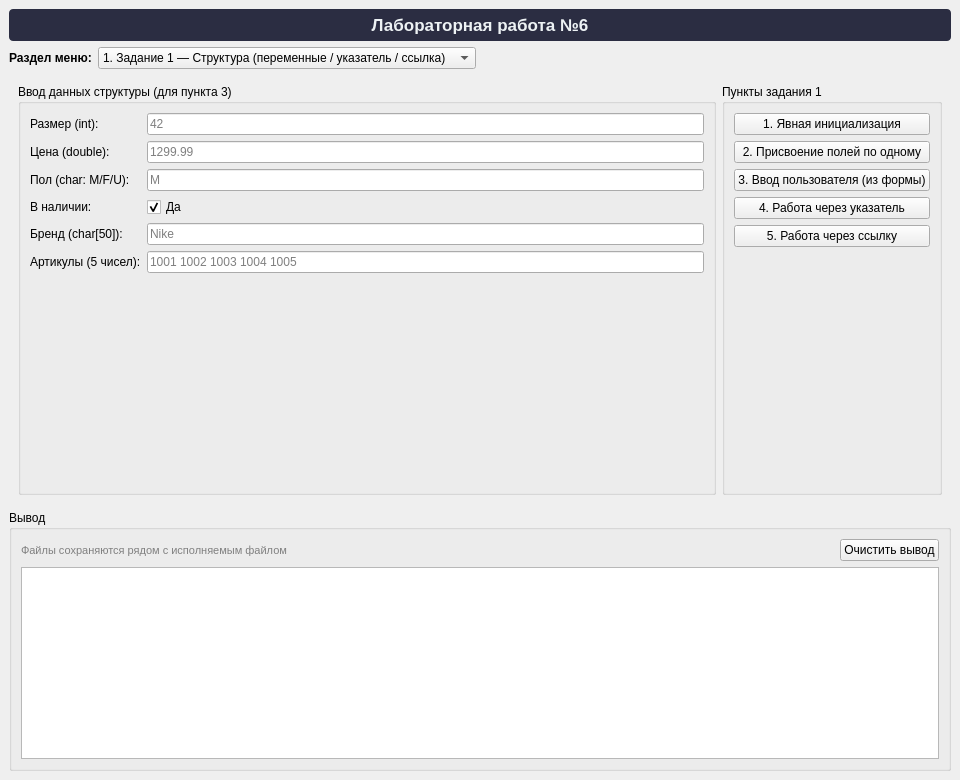
<?xml version="1.0" encoding="UTF-8"?>
<ui version="4.0">
 <class>MainWindow</class>
 <widget class="QMainWindow" name="MainWindow">
  <property name="geometry">
   <rect>
    <x>0</x>
    <y>0</y>
    <width>960</width>
    <height>780</height>
   </rect>
  </property>
  <property name="windowTitle">
   <string>Лабораторная №6 — Вариант 20 — Одежда</string>
  </property>
  <widget class="QWidget" name="centralwidget">
   <layout class="QVBoxLayout" name="rootLayout" stretch="0,0,1,0">
    <item>
     <widget class="QLabel" name="titleLabel">
      <property name="font">
       <font>
        <pointsize>13</pointsize>
        <bold>true</bold>
       </font>
      </property>
      <property name="styleSheet">
       <string>padding: 6px; background: #2b2d42; color: #edf2f4; border-radius: 4px;</string>
      </property>
      <property name="text">
       <string>Лабораторная работа №6</string>
      </property>
      <property name="alignment">
       <set>Qt::AlignmentFlag::AlignCenter</set>
      </property>
     </widget>
    </item>
    <item>
     <layout class="QHBoxLayout" name="navLayout">
      <item>
       <widget class="QLabel" name="menuLabel">
        <property name="font">
         <font>
          <bold>true</bold>
         </font>
        </property>
        <property name="text">
         <string>Раздел меню:</string>
        </property>
       </widget>
      </item>
      <item>
       <widget class="QComboBox" name="menuCombo">
        <item>
         <property name="text">
          <string>1. Задание 1 — Структура (переменные / указатель / ссылка)</string>
         </property>
        </item>
        <item>
         <property name="text">
          <string>2.1 — Текстовый файл (посимвольно)</string>
         </property>
        </item>
        <item>
         <property name="text">
          <string>2.2 — Массив в файл (потоково)</string>
         </property>
        </item>
        <item>
         <property name="text">
          <string>2.3 — Структура в текстовый файл</string>
         </property>
        </item>
        <item>
         <property name="text">
          <string>2.4 — Структура в бинарный файл</string>
         </property>
        </item>
        <item>
         <property name="text">
          <string>2.5 — Строки в текстовый файл (построчно)</string>
         </property>
        </item>
       </widget>
      </item>
      <item>
       <spacer>
        <property name="orientation">
         <enum>Qt::Orientation::Horizontal</enum>
        </property>
        <property name="sizeHint" stdset="0">
         <size>
          <width>0</width>
          <height>0</height>
         </size>
        </property>
       </spacer>
      </item>
     </layout>
    </item>
    <item>
     <widget class="QStackedWidget" name="stackedWidget">
      <widget class="QWidget" name="pageTask1">
       <layout class="QVBoxLayout">
        <item>
         <layout class="QHBoxLayout">
          <item>
           <widget class="QGroupBox" name="groupInput1">
            <property name="title">
             <string>Ввод данных структуры (для пункта 3)</string>
            </property>
            <layout class="QFormLayout">
             <item row="0" column="0">
              <widget class="QLabel" name="label">
               <property name="text">
                <string>Размер (int):</string>
               </property>
              </widget>
             </item>
             <item row="0" column="1">
              <widget class="QLineEdit" name="t1_size">
               <property name="placeholderText">
                <string>42</string>
               </property>
              </widget>
             </item>
             <item row="1" column="0">
              <widget class="QLabel" name="label">
               <property name="text">
                <string>Цена (double):</string>
               </property>
              </widget>
             </item>
             <item row="1" column="1">
              <widget class="QLineEdit" name="t1_price">
               <property name="placeholderText">
                <string>1299.99</string>
               </property>
              </widget>
             </item>
             <item row="2" column="0">
              <widget class="QLabel" name="label">
               <property name="text">
                <string>Пол (char: M/F/U):</string>
               </property>
              </widget>
             </item>
             <item row="2" column="1">
              <widget class="QLineEdit" name="t1_gender">
               <property name="maxLength">
                <number>1</number>
               </property>
               <property name="placeholderText">
                <string>M</string>
               </property>
              </widget>
             </item>
             <item row="3" column="0">
              <widget class="QLabel" name="label">
               <property name="text">
                <string>В наличии:</string>
               </property>
              </widget>
             </item>
             <item row="3" column="1">
              <widget class="QCheckBox" name="t1_stock">
               <property name="text">
                <string>Да</string>
               </property>
               <property name="checked">
                <bool>true</bool>
               </property>
              </widget>
             </item>
             <item row="4" column="0">
              <widget class="QLabel" name="label">
               <property name="text">
                <string>Бренд (char[50]):</string>
               </property>
              </widget>
             </item>
             <item row="4" column="1">
              <widget class="QLineEdit" name="t1_brand">
               <property name="maxLength">
                <number>49</number>
               </property>
               <property name="placeholderText">
                <string>Nike</string>
               </property>
              </widget>
             </item>
             <item row="5" column="0">
              <widget class="QLabel" name="label">
               <property name="text">
                <string>Артикулы (5 чисел):</string>
               </property>
              </widget>
             </item>
             <item row="5" column="1">
              <widget class="QLineEdit" name="t1_articles">
               <property name="placeholderText">
                <string>1001 1002 1003 1004 1005</string>
               </property>
              </widget>
             </item>
            </layout>
           </widget>
          </item>
          <item>
           <widget class="QGroupBox" name="groupButtons1">
            <property name="title">
             <string>Пункты задания 1</string>
            </property>
            <layout class="QVBoxLayout">
             <item>
              <widget class="QPushButton" name="btnT1_1">
               <property name="text">
                <string>1. Явная инициализация</string>
               </property>
              </widget>
             </item>
             <item>
              <widget class="QPushButton" name="btnT1_2">
               <property name="text">
                <string>2. Присвоение полей по одному</string>
               </property>
              </widget>
             </item>
             <item>
              <widget class="QPushButton" name="btnT1_3">
               <property name="text">
                <string>3. Ввод пользователя (из формы)</string>
               </property>
              </widget>
             </item>
             <item>
              <widget class="QPushButton" name="btnT1_4">
               <property name="text">
                <string>4. Работа через указатель</string>
               </property>
              </widget>
             </item>
             <item>
              <widget class="QPushButton" name="btnT1_5">
               <property name="text">
                <string>5. Работа через ссылку</string>
               </property>
              </widget>
             </item>
             <item>
              <spacer>
               <property name="orientation">
                <enum>Qt::Orientation::Vertical</enum>
               </property>
               <property name="sizeHint" stdset="0">
                <size>
                 <width>0</width>
                 <height>0</height>
                </size>
               </property>
              </spacer>
             </item>
            </layout>
           </widget>
          </item>
         </layout>
        </item>
       </layout>
      </widget>
      <widget class="QWidget" name="pageTask21">
       <layout class="QVBoxLayout">
        <item>
         <widget class="QGroupBox" name="group21">
          <property name="title">
           <string>2.1 — Посимвольная запись/чтение текстового файла (ФамилияЛаб20.txt)</string>
          </property>
          <layout class="QVBoxLayout">
           <item>
            <widget class="QLabel" name="label">
             <property name="text">
              <string>Введите абзац текста:</string>
             </property>
            </widget>
           </item>
           <item>
            <widget class="QTextEdit" name="t21_input">
             <property name="placeholderText">
              <string>Введите текст здесь...</string>
             </property>
            </widget>
           </item>
           <item>
            <layout class="QHBoxLayout">
             <item>
              <widget class="QPushButton" name="btnT21_save">
               <property name="text">
                <string>Записать посимвольно в файл</string>
               </property>
              </widget>
             </item>
             <item>
              <widget class="QPushButton" name="btnT21_load">
               <property name="text">
                <string>Считать посимвольно из файла</string>
               </property>
              </widget>
             </item>
            </layout>
           </item>
          </layout>
         </widget>
        </item>
       </layout>
      </widget>
      <widget class="QWidget" name="pageTask22">
       <layout class="QVBoxLayout">
        <item>
         <widget class="QGroupBox" name="group22">
          <property name="title">
           <string>2.2 — Массив int в файл потоково, разделитель ' (ФамилияЛаб20_0.txt)</string>
          </property>
          <layout class="QVBoxLayout">
           <item>
            <widget class="QLabel" name="label">
             <property name="text">
              <string>Элементы массива (через пробел):</string>
             </property>
            </widget>
           </item>
           <item>
            <widget class="QLineEdit" name="t22_input">
             <property name="placeholderText">
              <string>10 20 30 40 50</string>
             </property>
            </widget>
           </item>
           <item>
            <layout class="QHBoxLayout">
             <item>
              <widget class="QPushButton" name="btnT22_save">
               <property name="text">
                <string>Записать массив в файл (&lt;&lt;)</string>
               </property>
              </widget>
             </item>
             <item>
              <widget class="QPushButton" name="btnT22_load">
               <property name="text">
                <string>Считать массив из файла (&gt;&gt;)</string>
               </property>
              </widget>
             </item>
            </layout>
           </item>
          </layout>
         </widget>
        </item>
       </layout>
      </widget>
      <widget class="QWidget" name="pageTask23">
       <layout class="QVBoxLayout">
        <item>
         <widget class="QGroupBox" name="group23">
          <property name="title">
           <string>2.3 — Структура в текстовый файл (дозапись, ФамилияЛаб20_1.txt)</string>
          </property>
          <layout class="QVBoxLayout">
           <item>
            <layout class="QFormLayout">
             <item row="0" column="0">
              <widget class="QLabel" name="label">
               <property name="text">
                <string>Размер:</string>
               </property>
              </widget>
             </item>
             <item row="0" column="1">
              <widget class="QLineEdit" name="t23_size">
               <property name="placeholderText">
                <string>42</string>
               </property>
              </widget>
             </item>
             <item row="1" column="0">
              <widget class="QLabel" name="label">
               <property name="text">
                <string>Цена:</string>
               </property>
              </widget>
             </item>
             <item row="1" column="1">
              <widget class="QLineEdit" name="t23_price">
               <property name="placeholderText">
                <string>999.99</string>
               </property>
              </widget>
             </item>
             <item row="2" column="0">
              <widget class="QLabel" name="label">
               <property name="text">
                <string>Пол (M/F/U):</string>
               </property>
              </widget>
             </item>
             <item row="2" column="1">
              <widget class="QLineEdit" name="t23_gender">
               <property name="maxLength">
                <number>1</number>
               </property>
               <property name="placeholderText">
                <string>M</string>
               </property>
              </widget>
             </item>
             <item row="3" column="0">
              <widget class="QLabel" name="label">
               <property name="text">
                <string>В наличии:</string>
               </property>
              </widget>
             </item>
             <item row="3" column="1">
              <widget class="QCheckBox" name="t23_stock">
               <property name="text">
                <string>Да</string>
               </property>
               <property name="checked">
                <bool>true</bool>
               </property>
              </widget>
             </item>
             <item row="4" column="0">
              <widget class="QLabel" name="label">
               <property name="text">
                <string>Бренд:</string>
               </property>
              </widget>
             </item>
             <item row="4" column="1">
              <widget class="QLineEdit" name="t23_brand">
               <property name="maxLength">
                <number>49</number>
               </property>
               <property name="placeholderText">
                <string>Nike</string>
               </property>
              </widget>
             </item>
             <item row="5" column="0">
              <widget class="QLabel" name="label">
               <property name="text">
                <string>Артикулы (5 чисел):</string>
               </property>
              </widget>
             </item>
             <item row="5" column="1">
              <widget class="QLineEdit" name="t23_articles">
               <property name="placeholderText">
                <string>1 2 3 4 5</string>
               </property>
              </widget>
             </item>
            </layout>
           </item>
           <item>
            <layout class="QHBoxLayout">
             <item>
              <widget class="QPushButton" name="btnT23_save">
               <property name="text">
                <string>Дозаписать структуру в текстовый файл</string>
               </property>
              </widget>
             </item>
             <item>
              <widget class="QPushButton" name="btnT23_load">
               <property name="text">
                <string>Считать все структуры из файла</string>
               </property>
              </widget>
             </item>
            </layout>
           </item>
          </layout>
         </widget>
        </item>
       </layout>
      </widget>
      <widget class="QWidget" name="pageTask24">
       <layout class="QVBoxLayout">
        <item>
         <widget class="QGroupBox" name="group24">
          <property name="title">
           <string>2.4 — Структура в бинарный файл (дозапись, ФамилияЛаб20_2.bin)</string>
          </property>
          <layout class="QVBoxLayout">
           <item>
            <layout class="QFormLayout">
             <item row="0" column="0">
              <widget class="QLabel" name="label">
               <property name="text">
                <string>Размер:</string>
               </property>
              </widget>
             </item>
             <item row="0" column="1">
              <widget class="QLineEdit" name="t24_size">
               <property name="placeholderText">
                <string>42</string>
               </property>
              </widget>
             </item>
             <item row="1" column="0">
              <widget class="QLabel" name="label">
               <property name="text">
                <string>Цена:</string>
               </property>
              </widget>
             </item>
             <item row="1" column="1">
              <widget class="QLineEdit" name="t24_price">
               <property name="placeholderText">
                <string>999.99</string>
               </property>
              </widget>
             </item>
             <item row="2" column="0">
              <widget class="QLabel" name="label">
               <property name="text">
                <string>Пол (M/F/U):</string>
               </property>
              </widget>
             </item>
             <item row="2" column="1">
              <widget class="QLineEdit" name="t24_gender">
               <property name="maxLength">
                <number>1</number>
               </property>
               <property name="placeholderText">
                <string>M</string>
               </property>
              </widget>
             </item>
             <item row="3" column="0">
              <widget class="QLabel" name="label">
               <property name="text">
                <string>В наличии:</string>
               </property>
              </widget>
             </item>
             <item row="3" column="1">
              <widget class="QCheckBox" name="t24_stock">
               <property name="text">
                <string>Да</string>
               </property>
               <property name="checked">
                <bool>true</bool>
               </property>
              </widget>
             </item>
             <item row="4" column="0">
              <widget class="QLabel" name="label">
               <property name="text">
                <string>Бренд:</string>
               </property>
              </widget>
             </item>
             <item row="4" column="1">
              <widget class="QLineEdit" name="t24_brand">
               <property name="maxLength">
                <number>49</number>
               </property>
               <property name="placeholderText">
                <string>Nike</string>
               </property>
              </widget>
             </item>
             <item row="5" column="0">
              <widget class="QLabel" name="label">
               <property name="text">
                <string>Артикулы (5 чисел):</string>
               </property>
              </widget>
             </item>
             <item row="5" column="1">
              <widget class="QLineEdit" name="t24_articles">
               <property name="placeholderText">
                <string>1 2 3 4 5</string>
               </property>
              </widget>
             </item>
            </layout>
           </item>
           <item>
            <layout class="QHBoxLayout">
             <item>
              <widget class="QPushButton" name="btnT24_save">
               <property name="text">
                <string>Дозаписать структуру в бинарный файл</string>
               </property>
              </widget>
             </item>
             <item>
              <widget class="QPushButton" name="btnT24_load">
               <property name="text">
                <string>Считать все структуры из бинарного файла</string>
               </property>
              </widget>
             </item>
            </layout>
           </item>
          </layout>
         </widget>
        </item>
       </layout>
      </widget>
      <widget class="QWidget" name="pageTask25">
       <layout class="QVBoxLayout">
        <item>
         <widget class="QGroupBox" name="group25">
          <property name="title">
           <string>2.5 — Построчная дозапись/чтение строк (ФамилияЛаб20_3.txt)</string>
          </property>
          <layout class="QVBoxLayout">
           <item>
            <widget class="QLabel" name="label">
             <property name="text">
              <string>Введите предложение (будет дописано в файл как новая строка):</string>
             </property>
            </widget>
           </item>
           <item>
            <widget class="QLineEdit" name="t25_input">
             <property name="placeholderText">
              <string>Например: Сегодня хорошая погода</string>
             </property>
            </widget>
           </item>
           <item>
            <layout class="QHBoxLayout">
             <item>
              <widget class="QPushButton" name="btnT25_save">
               <property name="text">
                <string>Дозаписать строку в файл</string>
               </property>
              </widget>
             </item>
             <item>
              <widget class="QPushButton" name="btnT25_load">
               <property name="text">
                <string>Считать все строки из файла</string>
               </property>
              </widget>
             </item>
            </layout>
           </item>
          </layout>
         </widget>
        </item>
       </layout>
      </widget>
     </widget>
    </item>
    <item>
     <widget class="QGroupBox" name="groupOutput">
      <property name="title">
       <string>Вывод</string>
      </property>
      <layout class="QVBoxLayout">
       <item>
        <layout class="QHBoxLayout">
         <item>
          <widget class="QLabel" name="filePathLabel">
           <property name="styleSheet">
            <string>color: gray; font-size: 11px;</string>
           </property>
           <property name="text">
            <string>Файлы сохраняются рядом с исполняемым файлом</string>
           </property>
          </widget>
         </item>
         <item>
          <spacer>
           <property name="orientation">
            <enum>Qt::Orientation::Horizontal</enum>
           </property>
           <property name="sizeHint" stdset="0">
            <size>
             <width>0</width>
             <height>0</height>
            </size>
           </property>
          </spacer>
         </item>
         <item>
          <widget class="QPushButton" name="btnClear">
           <property name="text">
            <string>Очистить вывод</string>
           </property>
          </widget>
         </item>
        </layout>
       </item>
       <item>
        <widget class="QTextEdit" name="outputEdit">
         <property name="font">
          <font>
           <family>Courier New</family>
           <pointsize>11</pointsize>
          </font>
         </property>
         <property name="readOnly">
          <bool>true</bool>
         </property>
        </widget>
       </item>
      </layout>
     </widget>
    </item>
   </layout>
  </widget>
 </widget>
 <resources/>
 <connections>
  <connection>
   <sender>btnClear</sender>
   <signal>clicked()</signal>
   <receiver>outputEdit</receiver>
   <slot>clear()</slot>
   <hints>
    <hint type="sourcelabel">
     <x>20</x>
     <y>20</y>
    </hint>
    <hint type="destinationlabel">
     <x>20</x>
     <y>20</y>
    </hint>
   </hints>
  </connection>
  <connection>
   <sender>menuCombo</sender>
   <signal>currentIndexChanged(int)</signal>
   <receiver>MainWindow</receiver>
   <slot>onMenuChanged(int)</slot>
   <hints>
    <hint type="sourcelabel">
     <x>20</x>
     <y>20</y>
    </hint>
    <hint type="destinationlabel">
     <x>20</x>
     <y>20</y>
    </hint>
   </hints>
  </connection>
  <connection>
   <sender>btnT1_1</sender>
   <signal>clicked()</signal>
   <receiver>MainWindow</receiver>
   <slot>onTask1_1Clicked()</slot>
   <hints>
    <hint type="sourcelabel">
     <x>20</x>
     <y>20</y>
    </hint>
    <hint type="destinationlabel">
     <x>20</x>
     <y>20</y>
    </hint>
   </hints>
  </connection>
  <connection>
   <sender>btnT1_2</sender>
   <signal>clicked()</signal>
   <receiver>MainWindow</receiver>
   <slot>onTask1_2Clicked()</slot>
   <hints>
    <hint type="sourcelabel">
     <x>20</x>
     <y>20</y>
    </hint>
    <hint type="destinationlabel">
     <x>20</x>
     <y>20</y>
    </hint>
   </hints>
  </connection>
  <connection>
   <sender>btnT1_3</sender>
   <signal>clicked()</signal>
   <receiver>MainWindow</receiver>
   <slot>onTask1_3Clicked()</slot>
   <hints>
    <hint type="sourcelabel">
     <x>20</x>
     <y>20</y>
    </hint>
    <hint type="destinationlabel">
     <x>20</x>
     <y>20</y>
    </hint>
   </hints>
  </connection>
  <connection>
   <sender>btnT1_4</sender>
   <signal>clicked()</signal>
   <receiver>MainWindow</receiver>
   <slot>onTask1_4Clicked()</slot>
   <hints>
    <hint type="sourcelabel">
     <x>20</x>
     <y>20</y>
    </hint>
    <hint type="destinationlabel">
     <x>20</x>
     <y>20</y>
    </hint>
   </hints>
  </connection>
  <connection>
   <sender>btnT1_5</sender>
   <signal>clicked()</signal>
   <receiver>MainWindow</receiver>
   <slot>onTask1_5Clicked()</slot>
   <hints>
    <hint type="sourcelabel">
     <x>20</x>
     <y>20</y>
    </hint>
    <hint type="destinationlabel">
     <x>20</x>
     <y>20</y>
    </hint>
   </hints>
  </connection>
  <connection>
   <sender>btnT21_save</sender>
   <signal>clicked()</signal>
   <receiver>MainWindow</receiver>
   <slot>onTask2_TextSaveClicked()</slot>
   <hints>
    <hint type="sourcelabel">
     <x>20</x>
     <y>20</y>
    </hint>
    <hint type="destinationlabel">
     <x>20</x>
     <y>20</y>
    </hint>
   </hints>
  </connection>
  <connection>
   <sender>btnT21_load</sender>
   <signal>clicked()</signal>
   <receiver>MainWindow</receiver>
   <slot>onTask2_TextLoadClicked()</slot>
   <hints>
    <hint type="sourcelabel">
     <x>20</x>
     <y>20</y>
    </hint>
    <hint type="destinationlabel">
     <x>20</x>
     <y>20</y>
    </hint>
   </hints>
  </connection>
  <connection>
   <sender>btnT22_save</sender>
   <signal>clicked()</signal>
   <receiver>MainWindow</receiver>
   <slot>onTask2_ArraySaveClicked()</slot>
   <hints>
    <hint type="sourcelabel">
     <x>20</x>
     <y>20</y>
    </hint>
    <hint type="destinationlabel">
     <x>20</x>
     <y>20</y>
    </hint>
   </hints>
  </connection>
  <connection>
   <sender>btnT22_load</sender>
   <signal>clicked()</signal>
   <receiver>MainWindow</receiver>
   <slot>onTask2_ArrayLoadClicked()</slot>
   <hints>
    <hint type="sourcelabel">
     <x>20</x>
     <y>20</y>
    </hint>
    <hint type="destinationlabel">
     <x>20</x>
     <y>20</y>
    </hint>
   </hints>
  </connection>
  <connection>
   <sender>btnT23_save</sender>
   <signal>clicked()</signal>
   <receiver>MainWindow</receiver>
   <slot>onTask2_StructTxtSaveClicked()</slot>
   <hints>
    <hint type="sourcelabel">
     <x>20</x>
     <y>20</y>
    </hint>
    <hint type="destinationlabel">
     <x>20</x>
     <y>20</y>
    </hint>
   </hints>
  </connection>
  <connection>
   <sender>btnT23_load</sender>
   <signal>clicked()</signal>
   <receiver>MainWindow</receiver>
   <slot>onTask2_StructTxtLoadClicked()</slot>
   <hints>
    <hint type="sourcelabel">
     <x>20</x>
     <y>20</y>
    </hint>
    <hint type="destinationlabel">
     <x>20</x>
     <y>20</y>
    </hint>
   </hints>
  </connection>
  <connection>
   <sender>btnT24_save</sender>
   <signal>clicked()</signal>
   <receiver>MainWindow</receiver>
   <slot>onTask2_StructBinSaveClicked()</slot>
   <hints>
    <hint type="sourcelabel">
     <x>20</x>
     <y>20</y>
    </hint>
    <hint type="destinationlabel">
     <x>20</x>
     <y>20</y>
    </hint>
   </hints>
  </connection>
  <connection>
   <sender>btnT24_load</sender>
   <signal>clicked()</signal>
   <receiver>MainWindow</receiver>
   <slot>onTask2_StructBinLoadClicked()</slot>
   <hints>
    <hint type="sourcelabel">
     <x>20</x>
     <y>20</y>
    </hint>
    <hint type="destinationlabel">
     <x>20</x>
     <y>20</y>
    </hint>
   </hints>
  </connection>
  <connection>
   <sender>btnT25_save</sender>
   <signal>clicked()</signal>
   <receiver>MainWindow</receiver>
   <slot>onTask2_LineSaveClicked()</slot>
   <hints>
    <hint type="sourcelabel">
     <x>20</x>
     <y>20</y>
    </hint>
    <hint type="destinationlabel">
     <x>20</x>
     <y>20</y>
    </hint>
   </hints>
  </connection>
  <connection>
   <sender>btnT25_load</sender>
   <signal>clicked()</signal>
   <receiver>MainWindow</receiver>
   <slot>onTask2_LineLoadClicked()</slot>
   <hints>
    <hint type="sourcelabel">
     <x>20</x>
     <y>20</y>
    </hint>
    <hint type="destinationlabel">
     <x>20</x>
     <y>20</y>
    </hint>
   </hints>
  </connection>
 </connections>
 <slots>
  <slot>onMenuChanged(int)</slot>
  <slot>onTask1_1Clicked()</slot>
  <slot>onTask1_2Clicked()</slot>
  <slot>onTask1_3Clicked()</slot>
  <slot>onTask1_4Clicked()</slot>
  <slot>onTask1_5Clicked()</slot>
  <slot>onTask2_TextSaveClicked()</slot>
  <slot>onTask2_TextLoadClicked()</slot>
  <slot>onTask2_ArraySaveClicked()</slot>
  <slot>onTask2_ArrayLoadClicked()</slot>
  <slot>onTask2_StructTxtSaveClicked()</slot>
  <slot>onTask2_StructTxtLoadClicked()</slot>
  <slot>onTask2_StructBinSaveClicked()</slot>
  <slot>onTask2_StructBinLoadClicked()</slot>
  <slot>onTask2_LineSaveClicked()</slot>
  <slot>onTask2_LineLoadClicked()</slot>
 </slots>
</ui>
